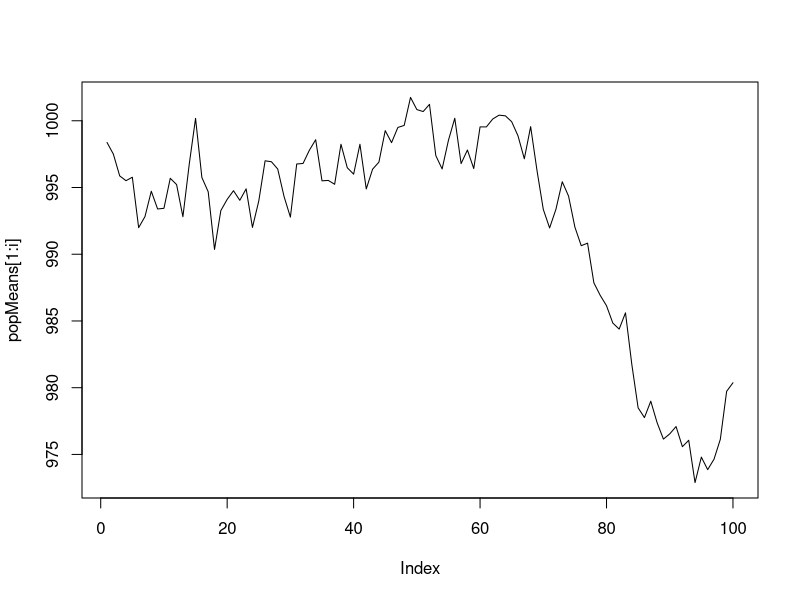
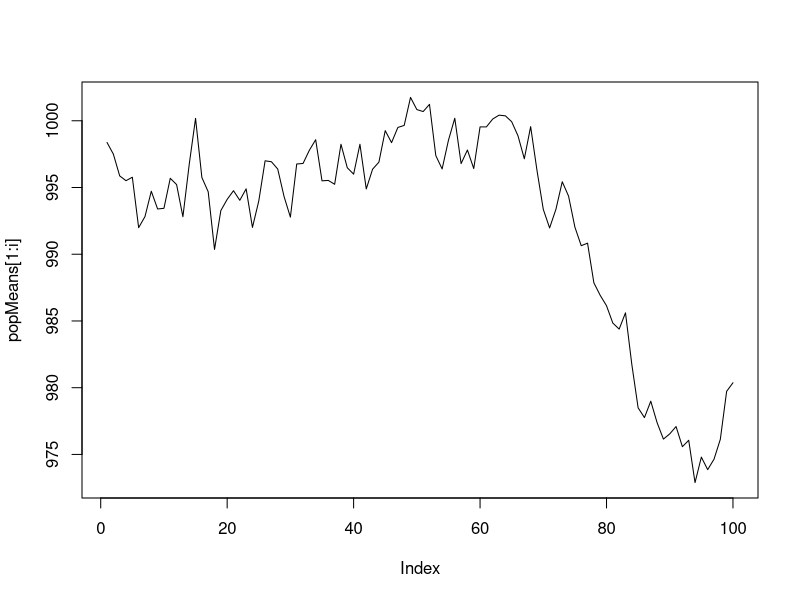

The R script that drew these images, in order: (Note: this script raises an error after producing the figures.)
nLoci <- 1000
indiv <- cbind(rbinom(n = nLoci, size = 1, prob = 0.9), rbinom(n = nLoci, size = 1, prob = 0.5))
nIndiv <- 100
indivs <- lapply(1:nIndiv, function(x) indiv <- cbind(rbinom(n = 1000, size = 1, prob = 0.5), rbinom(n = 1000, size = 1, prob = 0.5)))
popMean <- mean(sapply(1:length(indivs), function(x) sum(indivs[[x]])))
popMean
nGen <- 100
popMeans <- rep(0, nGen)
popMeans[1] <- popMean
for(i in 2:nGen){
  indivs <- lapply(1:nIndiv, function(x) cbind(indivs[[sample(1:nIndiv, size = 1)]][,sample(1:2,1)],indivs[[sample(1:nIndiv, size = 1)]][,sample(1:2,1)]))
  popMean <- mean(sapply(1:length(indivs), function(x) sum(indivs[[x]])))
  popMeans[i] <- popMean
  if(i %% 100 == 0) {plot(popMeans[1:i], type = "l")}
}
plot(popMeans[1:i], type = "l")

# indiv <- cbind(rbinom(n = nLoci, size = 1, prob = 0.999), rbinom(n = nLoci, size = 1, prob = 0.5))
# popMean <- mean(sapply(1:length(indivs), function(x) sum(indivs[[x]])))
# popMeansDisps <- rep(0, nGen)
nGen <- 10000
for(i in 1:nGen){
  indivsDisp <- lapply(1:nIndiv, function(x) cbind(indivs[[sample(1:nIndiv, size = 1)]][,sample(1:2,1)],indivs[[sample(1:nIndiv, size = 1)]][,sample(1:2,1)]))
  popMeansDisps[i] <- mean(sapply(1:length(indivsDisp), function(x) sum(indivsDisp[[x]]))) - popMean
  if(i %% 100 == 0) {print(i);hist(popMeansDisps[1:i], breaks = 50)}
}
mean(popMeansDisps)
ks.test(popMeansDisps, y = pnorm)
